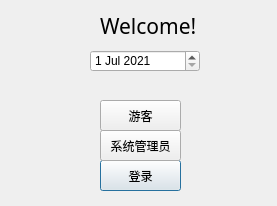
<?xml version="1.0" encoding="UTF-8"?>
<ui version="4.0">
 <class>Dialog</class>
 <widget class="QDialog" name="Dialog">
  <property name="geometry">
   <rect>
    <x>0</x>
    <y>0</y>
    <width>277</width>
    <height>206</height>
   </rect>
  </property>
  <property name="windowTitle">
   <string>航班票务系统</string>
  </property>
  <widget class="QPushButton" name="pushButton_3">
   <property name="geometry">
    <rect>
     <x>100</x>
     <y>160</y>
     <width>81</width>
     <height>31</height>
    </rect>
   </property>
   <property name="text">
    <string>登录</string>
   </property>
  </widget>
  <widget class="QLabel" name="label">
   <property name="geometry">
    <rect>
     <x>100</x>
     <y>10</y>
     <width>101</width>
     <height>31</height>
    </rect>
   </property>
   <property name="font">
    <font>
     <family>Adobe Devanagari</family>
     <pointsize>16</pointsize>
    </font>
   </property>
   <property name="text">
    <string>Welcome!</string>
   </property>
  </widget>
  <widget class="QPushButton" name="pushButton_2">
   <property name="geometry">
    <rect>
     <x>100</x>
     <y>130</y>
     <width>81</width>
     <height>31</height>
    </rect>
   </property>
   <property name="text">
    <string>系统管理员</string>
   </property>
  </widget>
  <widget class="QPushButton" name="pushButton_1">
   <property name="geometry">
    <rect>
     <x>100</x>
     <y>100</y>
     <width>81</width>
     <height>31</height>
    </rect>
   </property>
   <property name="text">
    <string>游客</string>
   </property>
  </widget>
  <widget class="QDateEdit" name="dateEdit">
   <property name="geometry">
    <rect>
     <x>90</x>
     <y>50</y>
     <width>110</width>
     <height>22</height>
    </rect>
   </property>
   <property name="date">
    <date>
     <year>2021</year>
     <month>7</month>
     <day>1</day>
    </date>
   </property>
  </widget>
 </widget>
 <tabstops>
  <tabstop>dateEdit</tabstop>
  <tabstop>pushButton_1</tabstop>
  <tabstop>pushButton_2</tabstop>
  <tabstop>pushButton_3</tabstop>
 </tabstops>
 <resources/>
 <connections/>
</ui>
